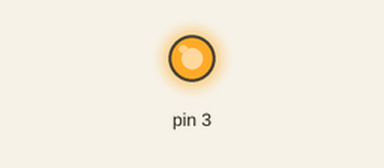
Simulated run of this sketch. Board: Arduino Uno, built with avr-gcc and run on an emulated ATmega328P. Parts: output pins drawn as LEDs (lit = HIGH).

Above: at 0.1 s.
Timing chart, 0 to 1.6 s (numbered marks = the images above):
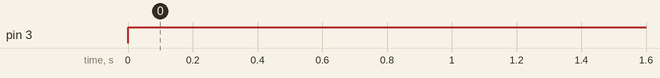

The sketch:

2_Read_Write_Pins.ino
```cpp
void setup() {
  // put your setup code here, to run once:
  pinMode(3, OUTPUT);
}

void loop() {
  // put your main code here, to run repeatedly:
  analogWrite(3, 255);
  delay(25);

}
```

Measured:
- by itself, pin 3: LOW → HIGH at 0.00 s
